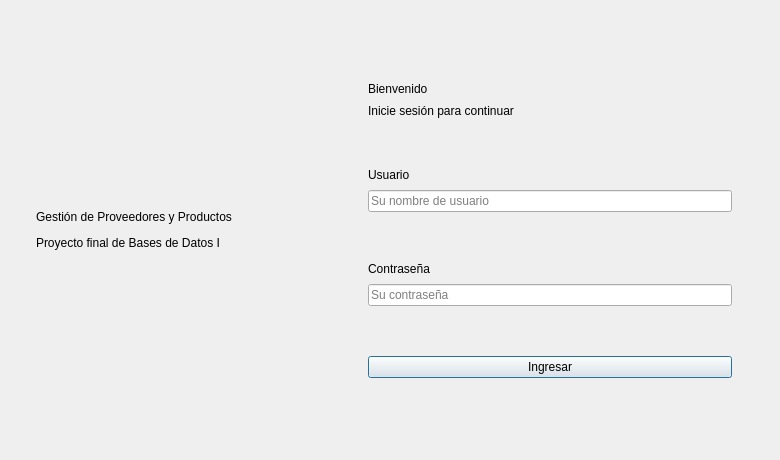
<?xml version="1.0" encoding="UTF-8"?>
<ui version="4.0">
<class>VentanaLogin</class>
<widget class="QDialog" name="VentanaLogin">
<property name="geometry"><rect><x>0</x><y>0</y><width>780</width><height>460</height></rect></property>
<property name="windowTitle"><string>Ingreso al sistema</string></property>
<layout class="QHBoxLayout" name="layoutPrincipal">
<property name="spacing"><number>0</number></property><property name="leftMargin"><number>0</number></property><property name="topMargin"><number>0</number></property><property name="rightMargin"><number>0</number></property><property name="bottomMargin"><number>0</number></property>
<item>
<widget class="QFrame" name="frameMarca">
<property name="minimumSize"><size><width>320</width><height>0</height></size></property>
<property name="maximumSize"><size><width>320</width><height>16777215</height></size></property>
<layout class="QVBoxLayout" name="layoutMarca">
<property name="spacing"><number>12</number></property><property name="leftMargin"><number>36</number></property><property name="topMargin"><number>36</number></property><property name="rightMargin"><number>36</number></property><property name="bottomMargin"><number>36</number></property>
<item><spacer name="espaciadorMarcaArriba"><property name="orientation"><enum>Qt::Vertical</enum></property><property name="sizeHint" stdset="0"><size><width>20</width><height>20</height></size></property></spacer></item>
<item><widget class="QLabel" name="lblMarcaTitulo"><property name="text"><string>Gestión de Proveedores y Productos</string></property><property name="wordWrap"><bool>true</bool></property></widget></item>
<item><widget class="QLabel" name="lblMarcaTexto"><property name="text"><string>Proyecto final de Bases de Datos I</string></property><property name="wordWrap"><bool>true</bool></property></widget></item>
<item><spacer name="espaciadorMarcaAbajo"><property name="orientation"><enum>Qt::Vertical</enum></property><property name="sizeHint" stdset="0"><size><width>20</width><height>20</height></size></property></spacer></item>
</layout>
</widget>
</item>
<item>
<widget class="QWidget" name="widgetFormulario">
<layout class="QVBoxLayout" name="layoutFormulario">
<property name="spacing"><number>8</number></property><property name="leftMargin"><number>48</number></property><property name="topMargin"><number>40</number></property><property name="rightMargin"><number>48</number></property><property name="bottomMargin"><number>40</number></property>
<item><spacer name="espaciadorFormularioArriba"><property name="orientation"><enum>Qt::Vertical</enum></property><property name="sizeHint" stdset="0"><size><width>20</width><height>20</height></size></property></spacer></item>
<item><widget class="QLabel" name="lblLoginTitulo"><property name="text"><string>Bienvenido</string></property></widget></item>
<item><widget class="QLabel" name="lblLoginTexto"><property name="text"><string>Inicie sesión para continuar</string></property></widget></item>
<item><spacer name="espaciadorTitulo"><property name="orientation"><enum>Qt::Vertical</enum></property><property name="sizeHint" stdset="0"><size><width>20</width><height>12</height></size></property></spacer></item>
<item><widget class="QLabel" name="lblUsuario"><property name="text"><string>Usuario</string></property></widget></item>
<item><widget class="QLineEdit" name="txtUsuario"><property name="placeholderText"><string>Su nombre de usuario</string></property></widget></item>
<item><spacer name="espaciadorCampos"><property name="orientation"><enum>Qt::Vertical</enum></property><property name="sizeHint" stdset="0"><size><width>20</width><height>6</height></size></property></spacer></item>
<item><widget class="QLabel" name="lblContrasena"><property name="text"><string>Contraseña</string></property></widget></item>
<item><widget class="QLineEdit" name="txtContrasena"><property name="echoMode"><enum>QLineEdit::EchoMode::Password</enum></property><property name="placeholderText"><string>Su contraseña</string></property></widget></item>
<item><spacer name="espaciadorBoton"><property name="orientation"><enum>Qt::Vertical</enum></property><property name="sizeHint" stdset="0"><size><width>20</width><height>16</height></size></property></spacer></item>
<item><widget class="QPushButton" name="btnIngresar"><property name="text"><string>Ingresar</string></property><property name="default"><bool>true</bool></property></widget></item>
<item><spacer name="espaciadorFormularioAbajo"><property name="orientation"><enum>Qt::Vertical</enum></property><property name="sizeHint" stdset="0"><size><width>20</width><height>20</height></size></property></spacer></item>
</layout>
</widget>
</item>
</layout>
</widget>
<resources/>
<connections/>
</ui>
